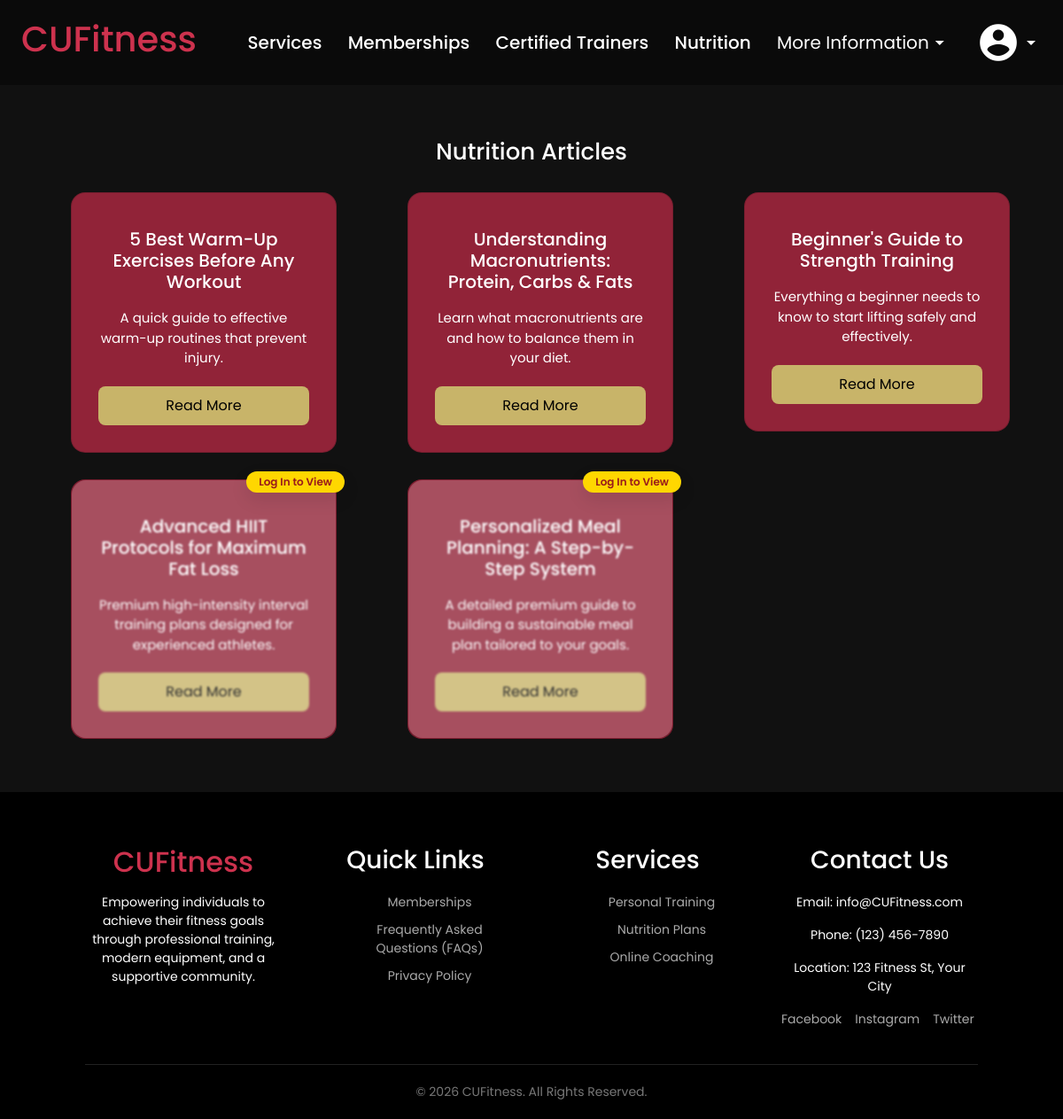
Screenshot of /nutrition/ with the database file from the repository.
### CUFitness/models.py (models this page shows, shortened)
class Article(models.Model):
    author = models.ForeignKey(CustomUser, related_name="articles", on_delete=models.CASCADE)# links each article to unique user
    title = models.CharField(max_length=75)
    locked = models.BooleanField(default=False)
    description = models.CharField(max_length = 250, help_text="Add description here")
    body = models.TextField(help_text="Add body here")
    created_at = models.DateTimeField(auto_now_add=True)
    updated_at = models.DateTimeField(auto_now=True)

### CUFitness/views.py (the view)
def nutrition(request):
    free_articles = Article.objects.filter(locked=False)
    locked_articles = Article.objects.filter(locked=True)
    return render(request, 'CUFitness/navbar/nutrition.html', {"free_articles": free_articles, "locked_articles": locked_articles})

### CUFitness/templates/CUFitness/navbar/nutrition.html (shortened to what this page needs)
{% extends 'CUFitness/base.html' %}
{% load static %}
{% block extra_styles %}
    <link rel="stylesheet" href="{% static 'nutrition.css' %}"/>
{% endblock %}
{% block content %}
    <section class="content-section">
        <h2>Nutrition Articles</h2>
        <div class="card-grid">
            {% for free_article in free_articles %}
                <a href="{% url 'article_details' free_article.id %}">
                    <div class="card">
                        <h3>{{free_article.title}}</h3>
                        <p>{{free_article.description}}</p>
                        <button>Read More</button>
                    </div>
                </a>
            {% empty %}
                <p>No articles yet.</p>
            {% endfor %}
            {% if user.is_authenticated %}
                {% for locked_article in locked_articles %}
                    <a href="{% url 'article_details' locked_article.id %}">
                        <div class="card">
                            <h3>{{locked_article.title}}</h3>
                            <p>{{locked_article.description}}</p>
                            <button>Read More</button>
                        </div>
                    </a>
                {% endfor %}
            {% else %}
                {% for locked_article in locked_articles %}
                    <a href="/login">
                        <div class="card locked">
                            <h3>{{locked_article.title}}</h3>
                            <p>{{locked_article.description}}</p>
                            <div class="lock-overlay"></div>
                            <span class="badge premium">Log In to View </span>
                            <button>Read More</button>
                        </div>
                    </a>
                {% endfor %}
            {% endif %}
        </div>
    </section>
{% endblock %}

### CUFitness/static/base.css (style rules this page uses)
* { margin: 0; padding: 0; box-sizing: border-box; font-family: 'Poppins', sans-serif; }
body { background-color: #111; color: #fff; }
section { padding: 80px 8%; text-align: center; color: #fff; }
.card { background: rgba(145,35,56,1); color: #fff; padding: 30px; width: 300px; border-radius: 10px; transition: 0.3s; }

### CUFitness/static/nutrition.css (style rules this page uses)
.content-section { padding: 60px 80px; }
.content-section h2 { margin-bottom: 30px; font-size: 26px; }
.card-grid { display: grid; grid-template-columns: repeat(auto-fit, 280px); gap: 30px; justify-content: space-between; }
.card-grid a { text-decoration: none; }
.card { text-decoration: none; position: relative; border-radius: 16px; background-color: var(--color-primary); transition: transform 0.2s ease, box-shadow 0.3s ease; }
.card h3 { margin-top: 10px; font-size: 20px; }
.card p { margin: 10px 0 20px; color: white; font-size: 15px; }
.card button { padding: 10px 18px; border: none; border-radius: 8px; background-color: var(--color-accent); color: black; cursor: pointer; font-size: 16px; }
.badge { position: absolute; top: -10px; right: -10px; font-size: 12px; padding: 6px 14px; border-radius: 25px; font-weight: 600; box-shadow: 0 8px 20px rgba(0, 0, 0, 0.1); }
.premium { background: rgb(255,215,0); color: #991b1b; }
.lock-overlay { position: absolute; top: 0; left: 0; right: 0; bottom: 0; background-color: rgba(255, 255, 255, 0.2); backdrop-filter: blur(1px); border-radius: 16px; display: flex; align-items: center; justify-content: center; }

### CUFitness/templates/CUFitness/base.html (style rules this page uses)
:root { --color-primary: rgba(145, 35, 56, 1); --color-accent: rgba(200, 180, 105, 1); --color-primary-hover: rgba(157, 37, 60, 1); --color-accent-hover: rgba(190, 170, 105, 1); }

### rows the page displays
Article: title "5 Best Warm-Up Exercises Before Any Workout", description "A quick guide to effective warm-up routines that prevent injury."
Article: title "Understanding Macronutrients: Protein, Carbs & Fats", description "Learn what macronutrients are and how to balance them in your diet."
Article: title "Beginner's Guide to Strength Training", description "Everything a beginner needs to know to start lifting safely and effectively."
Article: title "Advanced HIIT Protocols for Maximum Fat Loss", description "Premium high-intensity interval training plans designed for experienced athletes."
Article: title "Personalized Meal Planning: A Step-by-Step System", description "A detailed premium guide to building a sustainable meal plan tailored to your goals."
